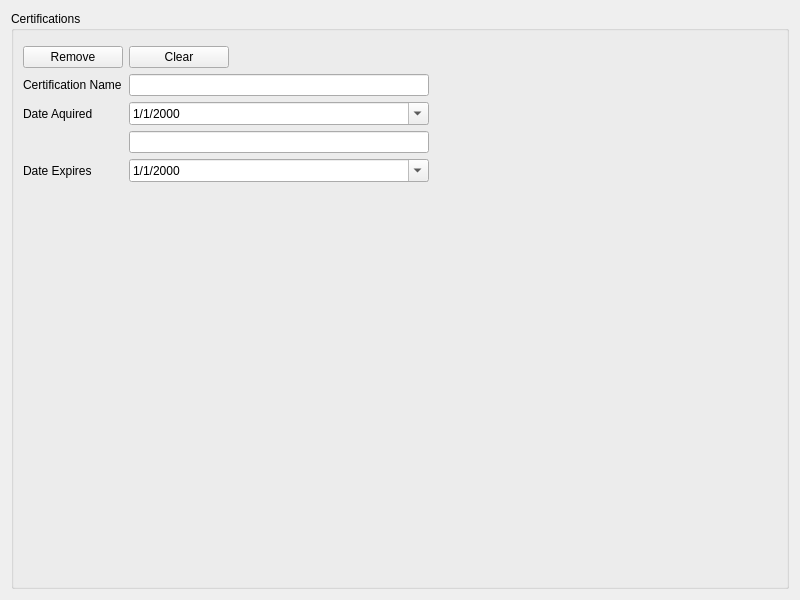
<?xml version="1.0" encoding="UTF-8"?>
<ui version="4.0">
 <class>certs</class>
 <widget class="QWidget" name="certs">
  <property name="geometry">
   <rect>
    <x>0</x>
    <y>0</y>
    <width>800</width>
    <height>600</height>
   </rect>
  </property>
  <property name="minimumSize">
   <size>
    <width>400</width>
    <height>420</height>
   </size>
  </property>
  <property name="windowTitle">
   <string>ResumeBuilder</string>
  </property>
  <layout class="QGridLayout" name="gridLayout_2">
   <item row="0" column="0">
    <layout class="QGridLayout" name="gridLayout">
     <item row="0" column="0">
      <widget class="QGroupBox" name="groupBox">
       <property name="minimumSize">
        <size>
         <width>400</width>
         <height>200</height>
        </size>
       </property>
       <property name="title">
        <string>Certifications</string>
       </property>
       <layout class="QFormLayout" name="formLayout_2">
        <item row="0" column="0">
         <layout class="QFormLayout" name="formLayout"/>
        </item>
        <item row="2" column="0">
         <widget class="QLabel" name="label">
          <property name="text">
           <string>Certification Name</string>
          </property>
         </widget>
        </item>
        <item row="2" column="1">
         <widget class="QLineEdit" name="name">
          <property name="maximumSize">
           <size>
            <width>300</width>
            <height>16777215</height>
           </size>
          </property>
          <property name="clearButtonEnabled">
           <bool>false</bool>
          </property>
         </widget>
        </item>
        <item row="3" column="0">
         <widget class="QLabel" name="label_2">
          <property name="text">
           <string>Date Aquired</string>
          </property>
         </widget>
        </item>
        <item row="3" column="1">
         <widget class="QDateEdit" name="startDate">
          <property name="maximumSize">
           <size>
            <width>300</width>
            <height>16777215</height>
           </size>
          </property>
          <property name="displayFormat">
           <string>M/d/yyyy</string>
          </property>
          <property name="calendarPopup">
           <bool>true</bool>
          </property>
         </widget>
        </item>
        <item row="5" column="0">
         <widget class="QLabel" name="label_3">
          <property name="text">
           <string>Date Expires</string>
          </property>
         </widget>
        </item>
        <item row="5" column="1">
         <widget class="QDateEdit" name="endDate">
          <property name="maximumSize">
           <size>
            <width>300</width>
            <height>16777215</height>
           </size>
          </property>
          <property name="displayFormat">
           <string>M/d/yyyy</string>
          </property>
          <property name="calendarPopup">
           <bool>true</bool>
          </property>
         </widget>
        </item>
        <item row="4" column="1">
         <widget class="QLineEdit" name="dateString">
          <property name="maximumSize">
           <size>
            <width>300</width>
            <height>16777215</height>
           </size>
          </property>
         </widget>
        </item>
        <item row="1" column="0">
         <widget class="QPushButton" name="pushButton">
          <property name="minimumSize">
           <size>
            <width>100</width>
            <height>0</height>
           </size>
          </property>
          <property name="maximumSize">
           <size>
            <width>150</width>
            <height>16777215</height>
           </size>
          </property>
          <property name="text">
           <string>Remove</string>
          </property>
         </widget>
        </item>
        <item row="1" column="1">
         <widget class="QPushButton" name="pushButton_2">
          <property name="maximumSize">
           <size>
            <width>100</width>
            <height>16777215</height>
           </size>
          </property>
          <property name="text">
           <string>Clear</string>
          </property>
         </widget>
        </item>
       </layout>
      </widget>
     </item>
    </layout>
   </item>
  </layout>
 </widget>
 <resources/>
 <connections/>
</ui>
